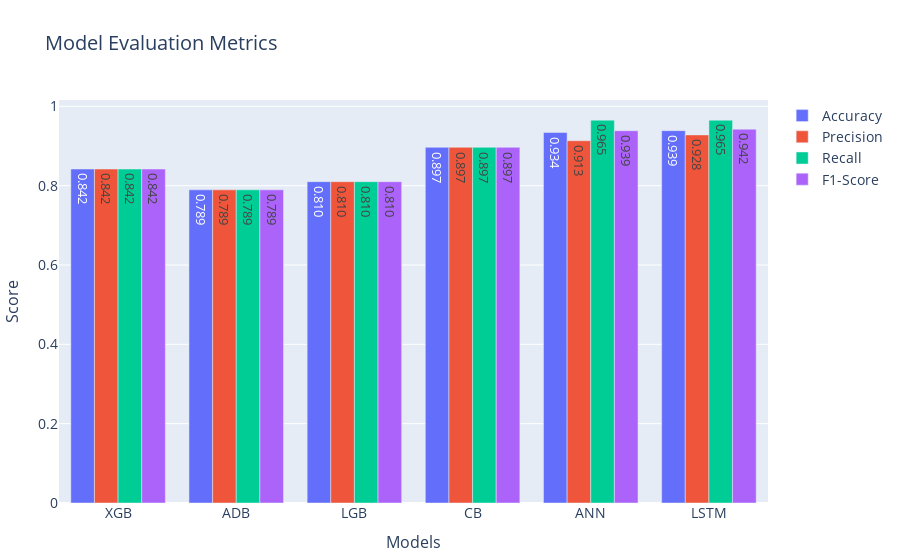

Notebook source saved alongside this figure:
### Code cell
# create trace for each metric
import plotly.express as px
import plotly.graph_objects as go
trace_acc = go.Bar(
    x=models,
    y=accuracy,
    name='Accuracy',
    marker=dict(color='#636efa')
)

trace_prec = go.Bar(
    x=models,
    y=precision,
    name='Precision',
    marker=dict(color='#ef553b')
)

trace_rec = go.Bar(
    x=models,
    y=recall,
    name='Recall',
    marker=dict(color='#00cc96')
)

trace_f1 = go.Bar(
    x=models,
    y=f1_score,
    name='F1-Score',
    marker=dict(color='#ab63fa')
)

# create list of labels for each bar trace
labels = [f'{val:.3f}' for val in accuracy+precision+recall+f1_score]
labels_acc = labels[:len(models)]
labels_prec = labels[len(models):2*len(models)]
labels_rec = labels[2*len(models):3*len(models)]
labels_f1 = labels[3*len(models):]

# set text attribute of each bar trace to the corresponding label list
trace_acc.text = labels_acc
trace_prec.text = labels_prec
trace_rec.text = labels_rec
trace_f1.text = labels_f1

# create figure
fig = go.Figure(data=[trace_acc, trace_prec, trace_rec, trace_f1])

# update layout to adjust margins and font sizes
fig.update_layout(
    title='Model Evaluation Metrics',
    xaxis=dict(title='Models', title_font=dict(size=16)),
    yaxis=dict(title='Score', title_font=dict(size=16)),
    barmode='group',
    font=dict(size=14),
    margin=dict(t=100, b=50, l=50, r=50),
    legend=dict(bgcolor='rgba(0,0,0,0)')
)

# show the figure
fig.show()

### Figure 1 — Plotly figure (JSON) as saved in the notebook; plotly's stock layout.template omitted (floating-point values rounded to 4 significant figures)
{"data": [{"marker": {"color": "#636efa"}, "name": "Accuracy", "text": ["0.842", "0.789", "0.810", "0.897", "0.934", "0.939"], "type": "bar", "x": ["XGB", "ADB", "LGB", "CB", "ANN", "LSTM"], "y": [0.842, 0.7895, 0.8101, 0.8967, 0.934, 0.9387]}, {"marker": {"color": "#ef553b"}, "name": "Precision", "text": ["0.842", "0.789", "0.810", "0.897", "0.913", "0.928"], "type": "bar", "x": ["XGB", "ADB", "LGB", "CB", "ANN", "LSTM"], "y": [0.842, 0.7895, 0.8101, 0.8967, 0.9133, 0.928]}, {"marker": {"color": "#00cc96"}, "name": "Recall", "text": ["0.842", "0.789", "0.810", "0.897", "0.965", "0.965"], "type": "bar", "x": ["XGB", "ADB", "LGB", "CB", "ANN", "LSTM"], "y": [0.842, 0.7895, 0.8101, 0.8967, 0.9652, 0.9652]}, {"marker": {"color": "#ab63fa"}, "name": "F1-Score", "text": ["0.842", "0.789", "0.810", "0.897", "0.939", "0.942"], "type": "bar", "x": ["XGB", "ADB", "LGB", "CB", "ANN", "LSTM"], "y": [0.842, 0.7895, 0.8101, 0.8967, 0.9385, 0.9425]}], "layout": {"barmode": "group", "font": {"size": 14}, "legend": {"bgcolor": "rgba(0,0,0,0)"}, "margin": {"b": 50, "l": 50, "r": 50, "t": 100}, "title": {"text": "Model Evaluation Metrics"}, "xaxis": {"title": {"font": {"size": 16}, "text": "Models"}}, "yaxis": {"title": {"font": {"size": 16}, "text": "Score"}}}}
